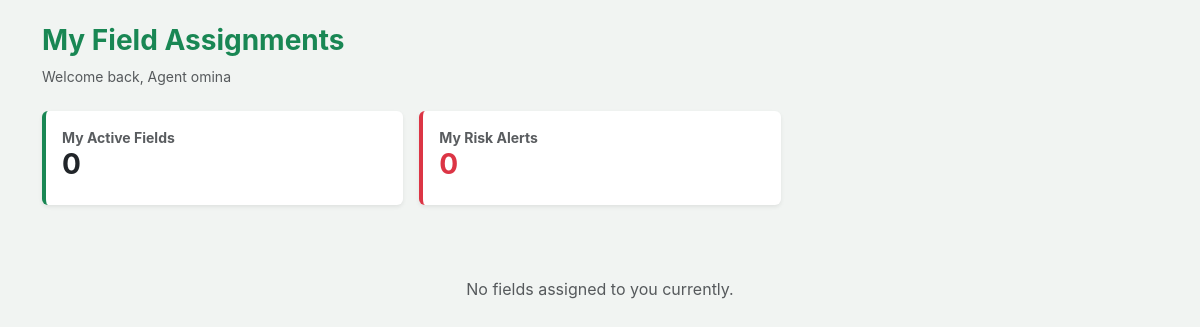
The app's page /dashboard/ (signed in), older data.
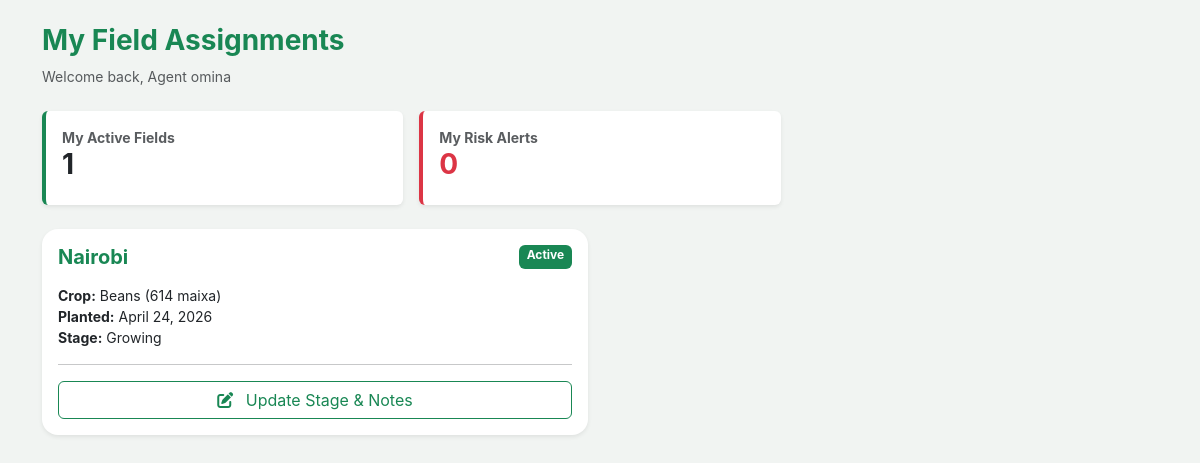
The same page, newer data.
### home/models.py (models this page shows, shortened)
class Field(models.Model):
    STAGE_CHOICES = [
        ('PLANTED', 'Planted'),
        ('GROWING', 'Growing'),
        ('READY', 'Ready'),
        ('HARVESTED', 'Harvested'),
    ]
    name = models.CharField(max_length=100) # e.g., Section A, North Wing
    crop = models.OneToOneField(Crop, on_delete=models.CASCADE, related_name='field_location')
    agent = models.ForeignKey(
        CustomUser,
        on_delete=models.SET_NULL,
        null=True,
        limit_choices_to={'user_type': '2'},
        related_name='assigned_fields'
    )
    stage = models.CharField(max_length=20, choices=STAGE_CHOICES, default='PLANTED')
    notes = models.TextField(blank=True, help_text="Observations from the field agent")
    last_updated = models.DateTimeField(auto_now=True)
    class Meta:
        ordering = ['-last_updated']
    @property
    def computed_status(self):
        if self.stage == 'HARVESTED':
            return 'Completed'
        if timezone.now().date() > self.crop.expected_harvest_date:
            return 'At Risk'
        days_since_planting = (timezone.now().date() - self.crop.planting_date).days
        if days_since_planting > 90 and self.stage != 'READY':
            return 'At Risk'
        return 'Active'

class Crop(models.Model):
    name = models.CharField(max_length=100) # e.g., Maize, Wheat, Tomatoes
    variety = models.CharField(max_length=100) # e.g., Hybrid 614
    planting_date = models.DateField()
    expected_harvest_date = models.DateField()
    acreage = models.DecimalField(max_digits=5, decimal_places=2)
    status = models.CharField(max_length=20, default='Growing')

### home/views.py (the view)
# urls.py: path('dashboard/', views.dashboard, name="dashboard"),
@login_required
def dashboard(request):
    if request.user.user_type == '1': # Admin
        fields = Field.objects.all()
        template = 'admin_dashboard.html'
    else: # Field Agent
        fields = Field.objects.filter(agent=request.user)
        template = 'agent_dashboard.html'
    total_fields = fields.count()
    active = sum(1 for f in fields if f.computed_status == 'Active')
    at_risk = sum(1 for f in fields if f.computed_status == 'At Risk')
    completed = sum(1 for f in fields if f.computed_status == 'Completed')
    context = {
        'fields': fields,
        'total': total_fields,
        'active': active,
        'at_risk': at_risk,
        'completed': completed,
    }
    return render(request, template, context)

### home/templates/agent_dashboard.html
{% extends 'base.html' %}
{% block content %}
<div class="container py-4">
    <div class="mb-4">
        <h3 class="fw-bold text-success">My Field Assignments</h3>
        <p class="text-muted small">Welcome back, Agent {{ request.user.username }}</p>
    </div>
    <div class="row g-3 mb-4">
        <div class="col-md-4">
            <div class="card border-0 shadow-sm p-3 border-start border-success border-4">
                <div class="small text-muted fw-bold">My Active Fields</div>
                <div class="h3 fw-bold">{{ active }}</div>
            </div>
        </div>
        <div class="col-md-4">
            <div class="card border-0 shadow-sm p-3 border-start border-danger border-4">
                <div class="small text-muted fw-bold">My Risk Alerts</div>
                <div class="h3 fw-bold text-danger">{{ at_risk }}</div>
            </div>
        </div>
    </div>
    <div class="row">
        {% for field in fields %}
        <div class="col-md-6 mb-4">
            <div class="card border-0 shadow-sm rounded-4">
                <div class="card-body">
                    <div class="d-flex justify-content-between mb-3">
                        <h5 class="fw-bold mb-0 text-success">{{ field.name }}</h5>
                        <span class="badge {% if field.computed_status == 'At Risk' %}bg-danger{% else %}bg-success{% endif %}">
                            {{ field.computed_status }}
                        </span>
                    </div>
                    <div class="small mb-3">
                        <strong>Crop:</strong> {{ field.crop.name }} ({{ field.crop.variety }})<br>
                        <strong>Planted:</strong> {{ field.crop.planting_date }}<br>
                        <strong>Stage:</strong> {{ field.get_stage_display }}
                    </div>
                    <hr>
                    <a href="{% url 'update_field' field.id %}" class="btn btn-outline-success w-100">
                        <i class="fas fa-edit me-2"></i> Update Stage & Notes
                    </a>
                </div>
            </div>
        </div>
        {% empty %}
        <div class="col-12 text-center py-5">
            <p class="text-muted">No fields assigned to you currently.</p>
        </div>
        {% endfor %}
    </div>
</div>
{% endblock %}

Row changes from the older to the newer data that the page shows:
added Field: name "Nairobi", computed_status "Active", crop.name "Beans", crop.variety "614 maixa", crop.planting_date "April 24, 2026", stage "Growing"
Text that changed along with them:
{{ active }}: "0" → "1"
text no longer shown: "No fields assigned to you currently."
